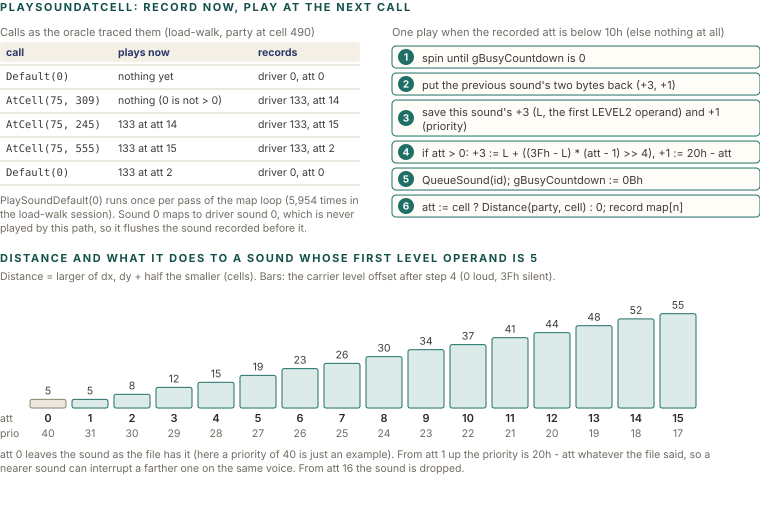

Reproduce this figure in Python.
import sys; sys.path.insert(0, '.')
from figlib import *

c = Canvas(760, 505)
c.section(0, 11, "PlaySoundAtCell: record now, play at the next call")

# ---- left: the call sequence ----
LX, LW = 0, 360
c.text(LX, 36, "Calls as the oracle traced them (load-walk, party at cell 490)", size=11, color=MUTED)
hdr = ["call", "plays now", "records"]
cx = [LX, LX + 112, LX + 252]
rows = [
    ("Default(0)", "nothing yet", "driver 0, att 0"),
    ("AtCell(75, 309)", "nothing (0 is not > 0)", "driver 133, att 14"),
    ("AtCell(75, 245)", "133 at att 14", "driver 133, att 15"),
    ("AtCell(75, 555)", "133 at att 15", "driver 133, att 2"),
    ("Default(0)", "133 at att 2", "driver 0, att 0"),
]
y = 56
c.rect(LX, y - 14, LW, 20, fill=PANEL, rx=3)
for x, h in zip(cx, hdr):
    c.text(x + 6, y, h, size=10.5, weight=700, color=PAL["navy"][0])
for r in rows:
    y += 24
    c.line(LX, y - 15, LX + LW, y - 15, stroke=RULE)
    for x, t, i in zip(cx, r, range(3)):
        c.text(x + 6, y, t, size=10.5, mono=(i == 0), color=INK2)
c.line(LX, y + 9, LX + LW, y + 9, stroke=RULE)
c.para(LX, y + 28, "PlaySoundDefault(0) runs once per pass of the map loop (5,954 times in the load-walk session). "
       "Sound 0 maps to driver sound 0, which is never played by this path, so it flushes the sound recorded before it.",
       LW, size=10.5, color=MUTED)

# ---- right: the steps of one play ----
RX, RW = 392, 368
steps = [
    ("1", "spin until gBusyCountdown is 0"),
    ("2", "put the previous sound's two bytes back (+3, +1)"),
    ("3", "save this sound's +3 (L, the first LEVEL2 operand) and +1 (priority)"),
    ("4", "if att > 0: +3 := L + ((3Fh - L) * (att - 1) >> 4), +1 := 20h - att"),
    ("5", "QueueSound(id); gBusyCountdown := 0Bh"),
    ("6", "att := cell ? Distance(party, cell) : 0; record map[n]"),
]
c.text(RX, 36, "One play when the recorded att is below 10h (else nothing at all)", size=11, color=MUTED)
y = 46
for n, t in steps:
    ls = wrap(t, RW - 34, 11)
    h = 8 + 14 * len(ls)
    c.rect(RX, y, RW, h, fill=CARD, stroke=PAL["teal"][1], sw=1, rx=4)
    c.badge(RX + 14, y + h / 2, n, "teal")
    for k, l in enumerate(ls):
        c.text(RX + 30, y + 16 + 14 * k, l, size=11, color=INK2)
    y += h + 5

# ---- bottom: what the distance does ----
by = 262
c.section(0, by, "Distance and what it does to a sound whose first level operand is 5", color=PAL["teal"][0])
c.text(0, by + 18, "Distance = larger of dx, dy + half the smaller (cells). Bars: the carrier level offset after step 4 (0 loud, 3Fh silent).",
       size=10.5, color=MUTED)
L = 5
n = 16
bx0, bw, gap = 30, 36, 6
base = by + 146
hmax = 108
for a in range(n):
    lv = L if a == 0 else L + ((0x3f - L) * (a - 1) >> 4)
    h = hmax * lv / 63.0
    x = bx0 + a * (bw + gap)
    tc, sc, fc = PAL["teal"]
    if a == 0:
        tc, sc, fc = PAL["grey"]
    c.rect(x, base - h, bw, h, fill=fc, stroke=sc, sw=1, rx=2)
    c.text(x + bw / 2, base - h - 5, "%d" % lv, size=10.5, color=INK2, anchor="middle")
    c.text(x + bw / 2, base + 14, "%d" % a, size=11, weight=600, color=INK, anchor="middle")
    pr = 0x20 - a if a else 40
    c.text(x + bw / 2, base + 29, ("%d" % pr), size=10.5, color=MUTED, anchor="middle")
c.text(0, base + 14, "att", size=10.5, color=MUTED)
c.text(0, base + 29, "prio", size=10.5, color=MUTED)
c.text(bx0 + n * (bw + gap) - 2, base + 14, "10h and up", size=10.5, color=MUTED, anchor="start") if False else None
c.para(0, base + 50, "att 0 leaves the sound as the file has it (here a priority of 40 is just an example). "
       "From att 1 up the priority is 20h - att whatever the file said, so a nearer sound can interrupt a farther one on the same voice. "
       "From att 16 the sound is dropped.", 758, size=10.5, color=MUTED)
c.save("figs/snd_atcell.svg")
